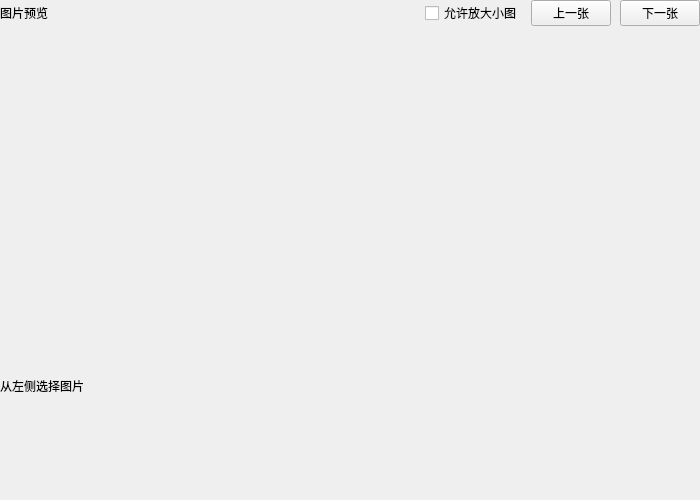
<?xml version="1.0" encoding="UTF-8"?>
<ui version="4.0">
 <class>PicShow</class>
 <widget class="QWidget" name="PicShow">
  <property name="geometry"><rect><x>0</x><y>0</y><width>700</width><height>500</height></rect></property>
  <layout class="QVBoxLayout" name="previewLayout">
   <property name="spacing"><number>9</number></property>
   <property name="leftMargin"><number>0</number></property>
   <property name="topMargin"><number>0</number></property>
   <property name="rightMargin"><number>0</number></property>
   <property name="bottomMargin"><number>0</number></property>
   <item>
    <layout class="QHBoxLayout" name="toolbarLayout">
     <item><widget class="QLabel" name="titleLabel"><property name="text"><string>图片预览</string></property></widget></item>
     <item><spacer name="toolbarSpacer"><property name="orientation"><enum>Qt::Horizontal</enum></property><property name="sizeHint" stdset="0"><size><width>20</width><height>10</height></size></property></spacer></item>
     <item><widget class="QCheckBox" name="allowUpscale"><property name="text"><string>允许放大小图</string></property></widget></item>
     <item><widget class="QPushButton" name="previousBtn"><property name="text"><string>上一张</string></property></widget></item>
     <item><widget class="QPushButton" name="nextBtn"><property name="text"><string>下一张</string></property></widget></item>
    </layout>
   </item>
   <item><widget class="FitImageView" name="imageViewport"/></item>
   <item><widget class="QLabel" name="fileInfo">
    <property name="sizePolicy"><sizepolicy hsizetype="Ignored" vsizetype="Preferred"><horstretch>0</horstretch><verstretch>0</verstretch></sizepolicy></property>
    <property name="minimumSize"><size><width>0</width><height>22</height></size></property>
    <property name="text"><string>从左侧选择图片</string></property>
   </widget></item>
  </layout>
 </widget>
 <customwidgets><customwidget><class>FitImageView</class><extends>QWidget</extends><header>fitimageview.h</header></customwidget></customwidgets>
 <resources/><connections/>
</ui>
